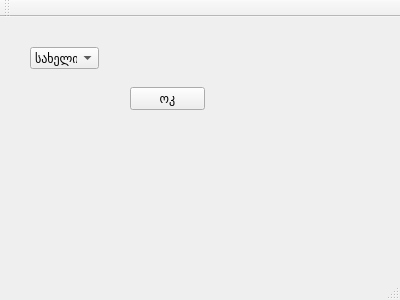
<?xml version="1.0" encoding="UTF-8"?>
<ui version="4.0">
 <class>MainWindow</class>
 <widget class="QMainWindow" name="MainWindow">
  <property name="geometry">
   <rect>
    <x>0</x>
    <y>0</y>
    <width>400</width>
    <height>300</height>
   </rect>
  </property>
  <property name="windowTitle">
   <string>MainWindow</string>
  </property>
  <widget class="QWidget" name="centralWidget">
   <widget class="QComboBox" name="comboBox">
    <property name="geometry">
     <rect>
      <x>30</x>
      <y>30</y>
      <width>69</width>
      <height>22</height>
     </rect>
    </property>
    <item>
     <property name="text">
      <string>სახელი</string>
     </property>
    </item>
    <item>
     <property name="text">
      <string>გვარი</string>
     </property>
    </item>
    <item>
     <property name="text">
      <string>დაბადების თარიღი</string>
     </property>
    </item>
   </widget>
   <widget class="QPushButton" name="pushButton">
    <property name="geometry">
     <rect>
      <x>130</x>
      <y>70</y>
      <width>75</width>
      <height>23</height>
     </rect>
    </property>
    <property name="text">
     <string>ოკ</string>
    </property>
   </widget>
  </widget>
  <widget class="QMenuBar" name="menuBar">
   <property name="geometry">
    <rect>
     <x>0</x>
     <y>0</y>
     <width>400</width>
     <height>21</height>
    </rect>
   </property>
  </widget>
  <widget class="QToolBar" name="mainToolBar">
   <attribute name="toolBarArea">
    <enum>TopToolBarArea</enum>
   </attribute>
   <attribute name="toolBarBreak">
    <bool>false</bool>
   </attribute>
  </widget>
  <widget class="QStatusBar" name="statusBar"/>
 </widget>
 <layoutdefault spacing="6" margin="11"/>
 <resources/>
 <connections/>
</ui>
